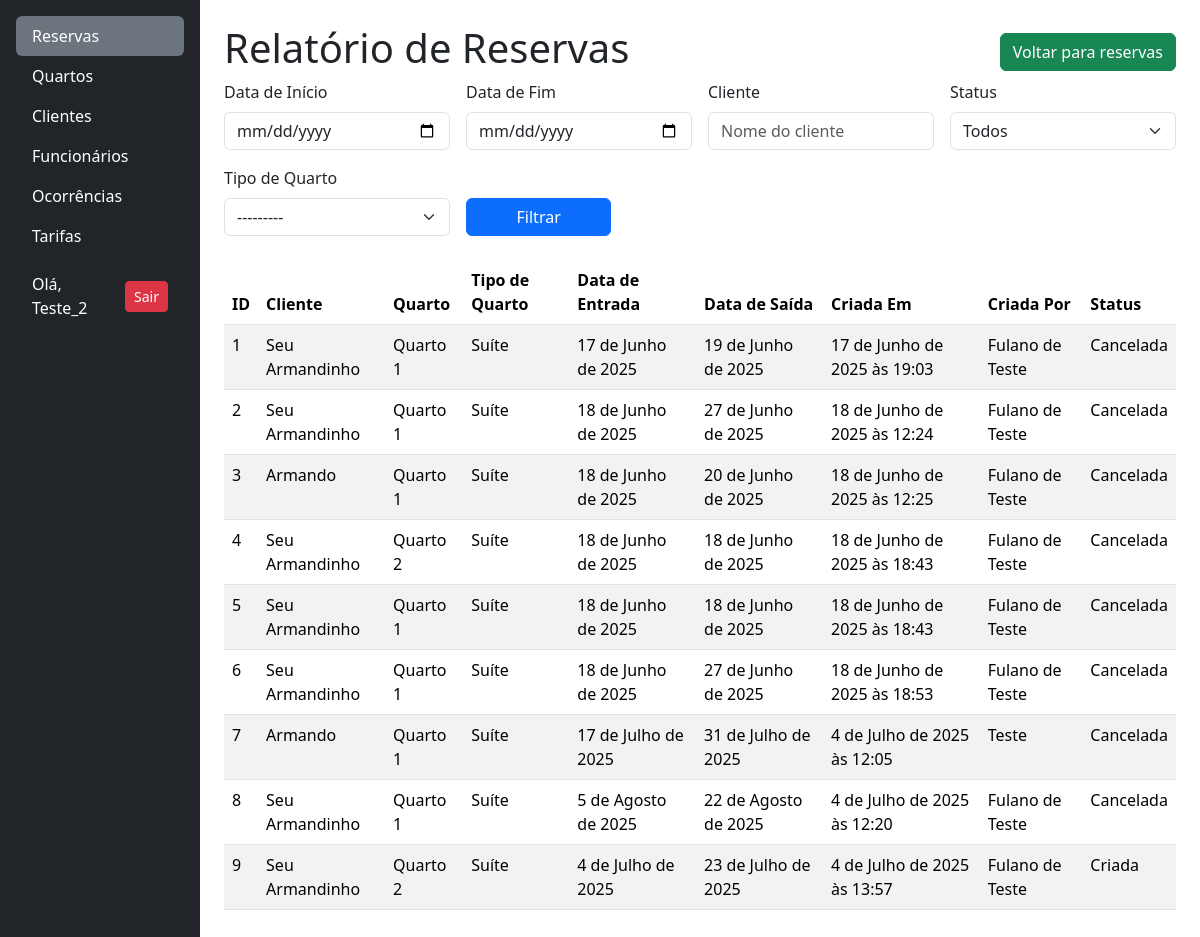
Page /relatorio/ (signed in) on the earlier database version.
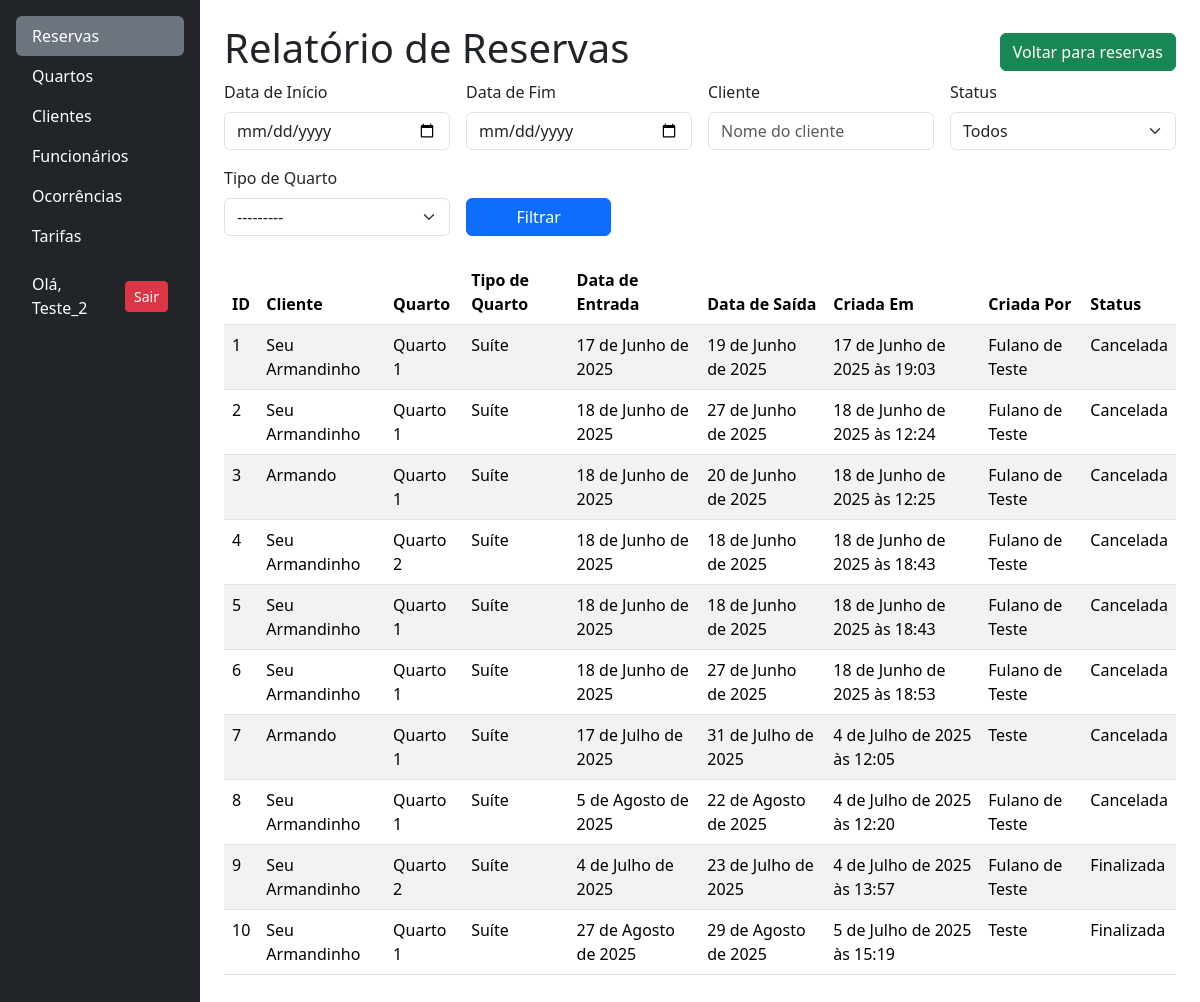
Same page on the later database version.
### reservas/models.py (models this page shows, shortened)
class Reserva(models.Model):
    data_entrada = models.DateField()
    data_saida = models.DateField()
    cliente = models.ForeignKey(Cliente, on_delete=models.RESTRICT)
    funcionario = models.ForeignKey(User, on_delete=models.RESTRICT)
    quarto = models.ForeignKey(Quarto, on_delete=models.RESTRICT)
    criada_em = models.DateTimeField(auto_now_add=True)
    status = models.CharField(
        max_length=20,
        choices=STATUS_RESERVA_CHOICES,
        default='criada',
    )

### clientes/models.py (models this page shows, shortened)
class Cliente(models.Model):
    nome = models.CharField(max_length=50, blank=False)
    email = models.EmailField(max_length=254, blank=False)
    telefone = models.CharField(max_length=11, blank=False)
    cpf = models.CharField(max_length=11, unique=True, blank=False)
    endereco = models.CharField(
        max_length=50, blank=False, verbose_name="Endereço")
    cep = models.CharField(max_length=8, blank=False)
    ativo = models.BooleanField(default=True)

### quartos/models.py (models this page shows, shortened)
class Quarto(models.Model):
    numero = models.IntegerField(
        unique=True,
        verbose_name="Número do Quarto"
    )
    andar = models.IntegerField(
        verbose_name="Andar do Quarto"
    )
    descricao = models.TextField(
        blank=True,
        null=True,
        verbose_name="Descrição do Quarto"
    )
    status = models.CharField(
        choices=QUARTO_STATUS_CHOICES,
        max_length=25,
        blank=False,
        verbose_name="Status Atual"
    )
    tipo = models.ForeignKey(
        TipoQuarto,
        on_delete=models.RESTRICT,
        verbose_name="Tipo de Quarto"
    )
    foto = StdImageField(
        upload_to='fotos/quartos',
        variations={'thumb': (150, 150), 'medium': (
            300, 300), 'large': (600, 400)},
        blank=True,
        null=True
    )
    def __str__(self):
        return f"Quarto {self.numero}"

class TipoQuarto(models.Model):
    nome = models.CharField(max_length=100, unique=True, blank=False)
    descricao = models.TextField(max_length=400, blank=True, null=True)
    capacidade = models.IntegerField(verbose_name="Capacidade", blank=False)
    def __str__(self):
        return f"{self.nome}"

### reservas/views.py (the view)
# urls.py: path('relatorio/', views.gerar_relatorio_reservas, name='relatorio_reservas'),
@login_required
def gerar_relatorio_reservas(request):
    form = RelatorioReservas(request.GET or None)
    reservas = Reserva.objects.select_related(
        'cliente', 'quarto', 'funcionario').all()
    if form.is_valid():
        data_inicio = form.cleaned_data.get('data_inicio')
        data_fim = form.cleaned_data.get('data_fim')
        cliente = form.cleaned_data.get('cliente')
        status = form.cleaned_data.get('status')
        quarto = form.cleaned_data.get('quarto')
        if data_inicio:
            reservas = reservas.filter(data_entrada__gte=data_inicio)
        if data_fim:
            reservas = reservas.filter(data_saida__lte=data_fim)
        if cliente:
            reservas = reservas.filter(cliente__nome__icontains=cliente)
        if status:
            reservas = reservas.filter(status=status)
        if quarto:
            reservas = reservas.filter(quarto__tipo__nome__icontains=quarto)
    else:
        messages.error(request, form.errors.as_text())
    for reserva in reservas:
        reserva.nome_status = STATUS_MAP.get(
            reserva.status, 'Desconhecido')
    context = {
        'form': form,
        'reservas': reservas,
    }
    return render(request, 'reservas/relatorio_reservas.html', context)

### reservas/forms.py
class RelatorioReservas(forms.Form):
    data_inicio = forms.DateField(
        required=False,
        label="Data de Início",
        widget=forms.DateInput(attrs={
            'type': 'date',
            'class': 'form-control'
        }),
        input_formats=['%Y-%m-%d']
    )
    data_fim = forms.DateField(
        required=False,
        label="Data de Fim",
        widget=forms.DateInput(attrs={
            'type': 'date',
            'class': 'form-control'
        }),
        input_formats=['%Y-%m-%d']
    )
    cliente = forms.CharField(
        required=False,
        label="Cliente",
        widget=forms.TextInput(attrs={
            'class': 'form-control',
            'placeholder': 'Nome do cliente'
        })
    )
    status = forms.ChoiceField(
        required=False,
        label="Status",
        choices=[('', 'Todos')] + STATUS_RESERVA_CHOICES,
        widget=forms.Select(attrs={'class': 'form-select'})
    )
    quarto = forms.ModelChoiceField(
        required=False,
        label="Tipo de Quarto",
        queryset=TipoQuarto.objects.all(),
        widget=forms.Select(attrs={
            'class': 'form-select'
        })
    )

### reservas/templates/reservas/relatorio_reservas.html
{% extends 'base.html' %}
{% block content %}
<div class="d-flex flex-wrap align-items-center gap-2 justify-content-between">
    <h1>Relatório de Reservas</h1>
    <a href="{% url 'reservas:reservas' %}" class="btn btn-success">Voltar para reservas</a>
</div>
<form method="get" action="" class="mb-4">
    <div class="row g-3">
        <div class="col-md-3">
            <label for="{{ form.data_inicio.id_for_label }}" class="form-label">{{ form.data_inicio.label }}</label>
            {{ form.data_inicio }}
        </div>
        <div class="col-md-3">
            <label for="{{ form.data_fim.id_for_label }}" class="form-label">{{ form.data_fim.label }}</label>
            {{ form.data_fim }}
        </div>
        <div class="col-md-3">
            <label for="{{ form.cliente.id_for_label }}" class="form-label">{{ form.cliente.label }}</label>
            {{ form.cliente }}
        </div>
        <div class="col-md-3">
            <label for="{{ form.status.id_for_label }}" class="form-label">{{ form.status.label }}</label>
            {{ form.status }}
        </div>
        <div class="col-md-3">
            <label for="{{ form.quarto.id_for_label }}" class="form-label">{{ form.quarto.label }}</label>
            {{ form.quarto }}
        </div>
        <div class="col-md-2">
            <label class="form-label d-block">&nbsp;</label>
            <button type="submit" class="btn btn-primary w-100">Filtrar</button>
        </div>
    </div>
</form>
<div class="table-responsive mt-4">
    <table class="table table-striped">
        <thead>
            <tr>
                <th>ID</th>
                <th>Cliente</th>
                <th>Quarto</th>
                <th>Tipo de Quarto</th>
                <th>Data de Entrada</th>
                <th>Data de Saída</th>
                <th>Criada Em</th>
                <th>Criada Por</th>
                <th>Status</th>
            </tr>
        </thead>
        <tbody>
            {% for reserva in reservas %}
            <tr>
                <td>{{ reserva.id }}</td>
                <td>{{ reserva.cliente.nome }}</td>
                <td>{{ reserva.quarto }}</td>
                <td>{{ reserva.quarto.tipo.nome }}</td>
                <td>{{ reserva.data_entrada }}</td>
                <td>{{ reserva.data_saida }}</td>
                <td>{{ reserva.criada_em }}</td>
                <td>{{ reserva.funcionario.first_name }}</td>
                <td>{{ reserva.nome_status }}</th>
            </tr>
            {% empty %}
            <tr>
                <td colspan="6" class="text-center">Nenhum registro de reserva encontrado.</td>
            </tr>
            {% endfor %}
        </tbody>
    </table>
</div>
{% endblock %}

### templates/base.html (shortened to what this page needs)
<!DOCTYPE html>
<html lang="en">
<head>
    <link href="https://cdn.jsdelivr.net/npm/bootstrap@5.3.6/dist/css/bootstrap.min.css" rel="stylesheet"
>
</head>
<body class="d-flex flex-column min-vh-100">
        <div class="container-fluid flex-grow-1">
        <div class="row h-100">
           {% include "partials/_menu.html" %}
            <main class="col-md-9 ms-sm-auto col-lg-10 px-md-4 pt-4 mb-4">
                {% block content %}
                {% endblock %}
            </main>
        </div>
    </div>
</body>
</html>

### templates/partials/_menu_itens.html
<ul class="nav nav-pills flex-column mb-auto">
    <li>
        <a href="{% url 'reservas:reservas' %}"
           class="nav-link text-white {% if request.resolver_match.app_name == 'reservas' %}active bg-secondary{% endif %}">
            Reservas
        </a>
    </li>
    {% if user.is_staff %}
    <li>
        <a href="{% url 'quartos' %}"
           class="nav-link text-white {% if '/quartos/' in request.path %}active bg-secondary{% endif %}">
            Quartos
        </a>
    </li>
    {% endif %}
    <li>
        <a href="{% url 'clientes' %}"
           class="nav-link text-white {% if '/clientes/' in request.path %}active bg-secondary{% endif %}">
            Clientes
        </a>
    </li>
    {% if user.is_staff %}
    <li>
        <a href="{% url 'funcionarios' %}"
           class="nav-link text-white {% if '/funcionarios/' in request.path %}active bg-secondary{% endif %}">
            Funcionários
        </a>
    </li>
    {% endif %}
    <li>
        <a href="{% url 'lista_ocorrencias' %}" class="nav-link text-white {% if '/ocorrencias/' in request.path %}active bg-secondary{% endif %}">
            Ocorrências
        </a>
    </li>
    {% if user.is_staff %}
    <li>
        {% if request.user.is_staff %}
        <a href="{% url 'lista_tarifas' %}" class="nav-link text-white {% if '/tarifas/' in request.path %}active bg-secondary{% endif %}">
            Tarifas
        </a>
        {% endif %}
    </li>
    {% endif %}
     {% if user.is_authenticated %}
        <li class="mt-3">
            <div class="d-flex align-items-center gap-2 px-3 text-white">
                <span>Olá, {{ user.username }}</span>
                <a href="{% url 'logout' %}" class="btn btn-danger btn-sm ms-auto">Sair</a>
                </div>
        </li>
    {% endif %}
</ul>

### templates/partials/_menu.html
<nav id="sidebarMenu"
     class="col-md-3 col-lg-2 d-none d-md-block bg-dark text-white collapse show h-100 p-3">
    {% include "partials/_menu_itens.html" %}
</nav>

### templates/base.html (style rules this page uses)
html, body { height: 100%; margin: 0; }

Differences in the rows shown:
changed Reserva "4 de Julho de 2025": nome_status "Criada" → "Finalizada"
added Reserva: id "10", cliente.nome "Seu Armandinho", quarto "Quarto 1", quarto.tipo.nome "Suíte", data_entrada "27 de Agosto de 2025", data_saida "29 de Agosto de 2025", criada_em "5 de Julho de 2025 às 15:19", funcionario.first_name "Teste", nome_status "Finalizada"
